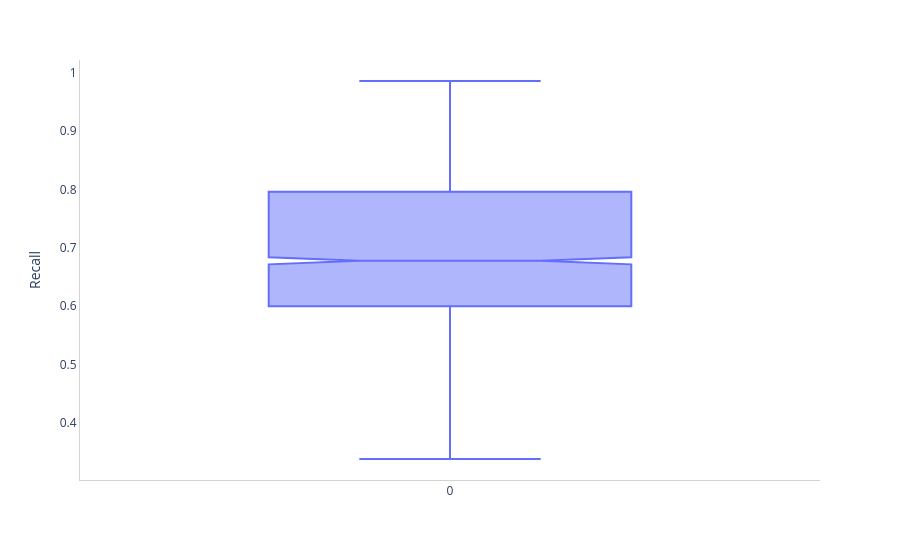

Notebook source saved alongside this figure:
### Code cell
PX.box(scores['precision'], xaxes = {'title': ''}, yaxes = {'title': 'Recall'})

### Figure 1 — Plotly figure (JSON) as saved in the notebook; plotly's stock layout.template omitted (floating-point values rounded to 4 significant figures; data arrays with more than 128 entries replaced by an {"elided": "..."} marker saying what was removed)
{"data": [{"alignmentgroup": "True", "boxpoints": "outliers", "hovertemplate": "variable=%{x}<br>value=%{y}<extra></extra>", "legendgroup": "", "marker": {"color": "#636efa"}, "name": "", "notched": true, "offsetgroup": "", "orientation": "v", "showlegend": false, "type": "box", "x": {"elided": "2600 str values"}, "x0": " ", "xaxis": "x", "y": {"elided": "2600 float values"}, "y0": " ", "yaxis": "y"}], "layout": {"boxmode": "group", "legend": {"tracegroupgap": 0}, "margin": {"t": 60}, "paper_bgcolor": "rgba(255, 255, 255, 1.0)", "plot_bgcolor": "rgba(255, 255, 255, 1.0)", "showlegend": false, "width": 900, "xaxis": {"anchor": "y", "domain": [0, 1], "linecolor": "LightGrey", "linewidth": 1, "showline": true, "title": {"text": ""}}, "yaxis": {"anchor": "x", "domain": [0, 1], "linecolor": "LightGrey", "linewidth": 1, "showgrid": false, "showline": true, "title": {"text": "Recall"}}}}
